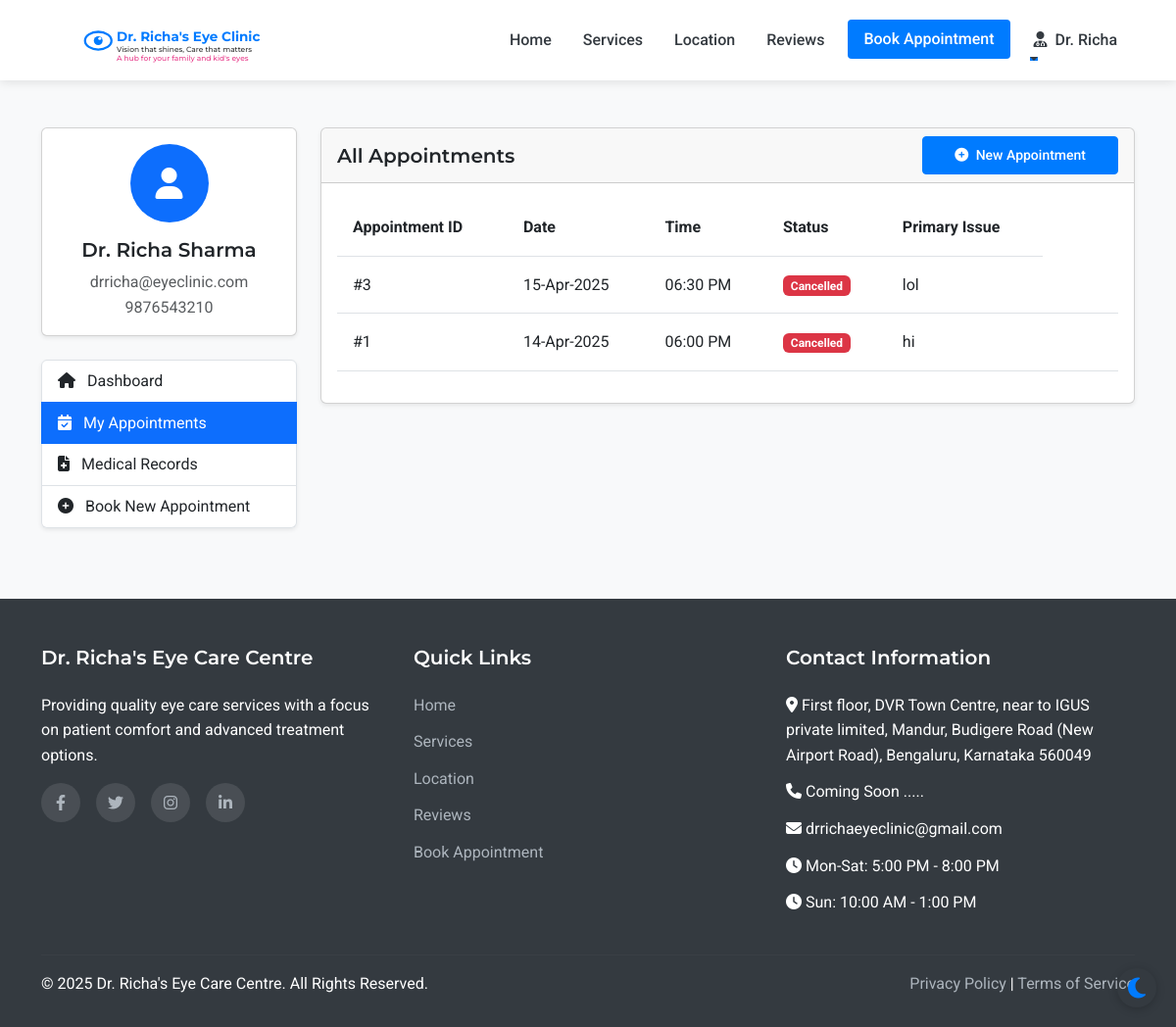
Before: /patient/appointments (signed in) with the older database file.
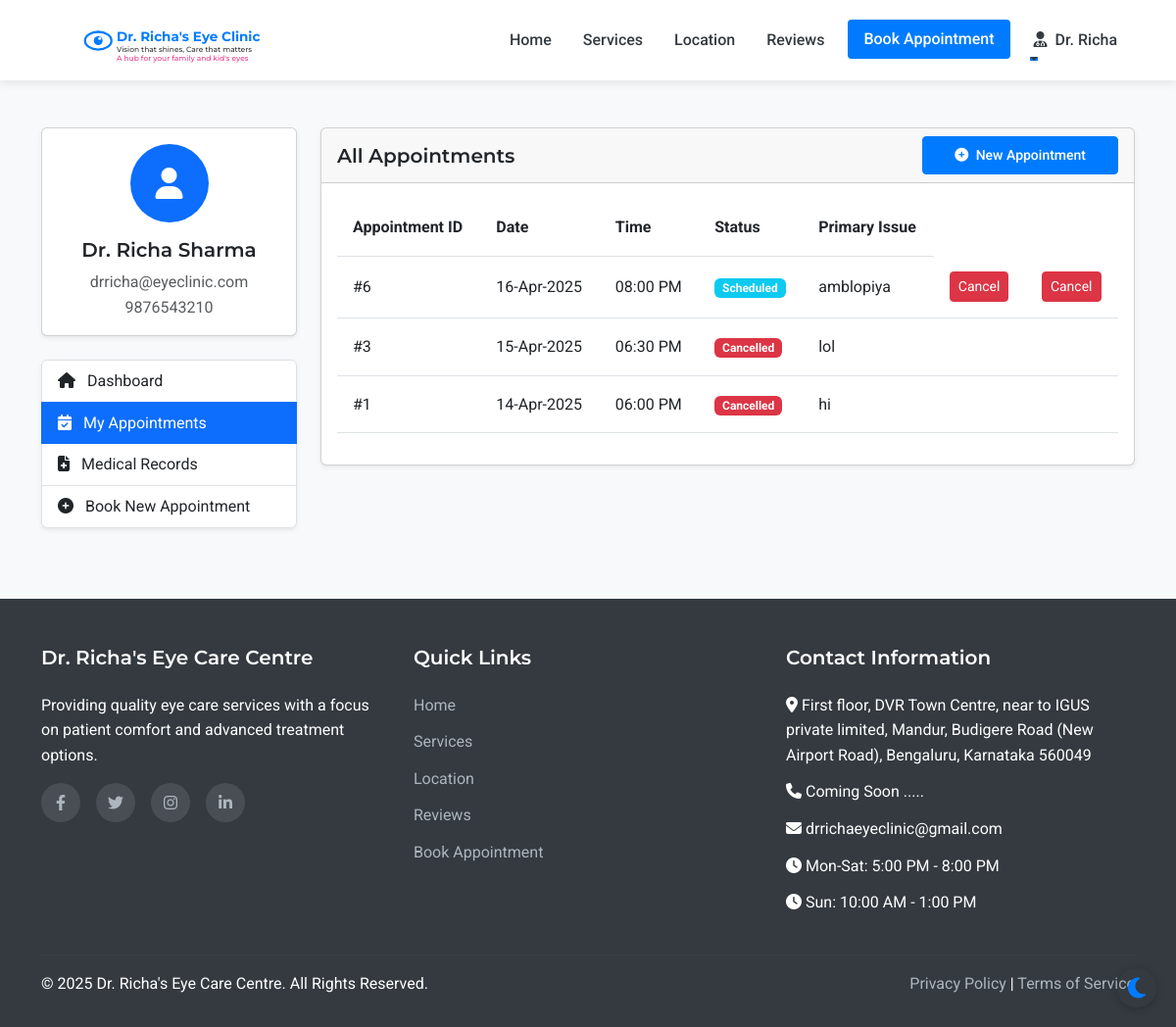
After: the same page with the newer database file.
### models.py (models this page shows, shortened)
class Appointment(db.Model):
    id = db.Column(db.Integer, primary_key=True)
    patient_id = db.Column(db.Integer, db.ForeignKey('patient.id'), nullable=False)
    appointment_date = db.Column(db.Date, nullable=False)
    appointment_time = db.Column(db.Time, nullable=False)
    primary_issue = db.Column(db.Text, nullable=True)
    referral_info = db.Column(db.String(255), nullable=True)
    status = db.Column(db.String(20), default='scheduled')  # scheduled, completed, cancelled
    created_at = db.Column(db.DateTime, default=datetime.utcnow)
    consultation_fee = db.Column(db.Float, nullable=False, default=500.0)
    payment_status = db.Column(db.String(20), default='pending')  # pending, paid

### routes.py (the view)
@app.route('/patient/appointments')
@login_required
def patient_appointments():
    appointments = Appointment.query.filter_by(patient_id=current_user.id).order_by(desc(Appointment.appointment_date)).all()
    return render_template('patient/appointments.html', appointments=appointments)

### app.py (called while the page is built)
@login_manager.user_loader
def load_user(user_id):
    from models import Doctor, Assistant, Admin, Patient
    try:
        if user_id.startswith('doctor_'):
            return Doctor.query.get(int(user_id.split('_')[1]))
        elif user_id.startswith('assistant_'):
            return Assistant.query.get(int(user_id.split('_')[1]))
        elif user_id.startswith('admin_'):
            return Admin.query.get(int(user_id.split('_')[1]))
        else:
            return Patient.query.get(int(user_id))
    except (ValueError, AttributeError):
        return None

### routes.py (called while the page is built)
@app.context_processor
def inject_now():
    return {'now': datetime.now()}

### templates/patient/appointments.html (shortened to what the changed rows need)
{% extends 'layout.html' %}
{% block content %}
<section class="py-5 bg-light">
    <div class="container">
        <div class="row">
            <div class="col-lg-9">
                <div class="card shadow-sm mb-4">
                    <div class="card-body">
                        {% if appointments %}
                            <div class="table-responsive">
                                <table class="table table-hover">
                                    <thead>
                                        <tr>
                                            <th>Appointment ID</th>
                                            <th>Date</th>
                                            <th>Time</th>
                                            <th>Status</th>
                                            <th>Primary Issue</th>
                                        </tr>
                                    </thead>
                                    <tbody>
                                        {% for appointment in appointments %}
                                            <tr>
                                                <td>#{{ appointment.id }}</td>
                                                <td>{{ appointment.appointment_date.strftime('%d-%b-%Y') }}</td>
                                                <td>{{ appointment.appointment_time.strftime('%I:%M %p') }}</td>
                                                <td>
                                                    {% if appointment.status == 'scheduled' %}
                                                        <span class="badge bg-info">Scheduled</span>
                                                    {% elif appointment.status == 'completed' %}
                                                        <span class="badge bg-success">Completed</span>
                                                    {% elif appointment.status == 'cancelled' %}
                                                        <span class="badge bg-danger">Cancelled</span>
                                                    {% else %}
                                                        <span class="badge bg-secondary">{{ appointment.status }}</span>
                                                    {% endif %}
                                                </td>
                                                <td>{{ appointment.primary_issue or 'Not specified' }}</td>
                                                <td>
                                                    {% if appointment.status == 'scheduled' %}
                                                        <form method="POST" action="{{ url_for('patient_cancel_appointment', appointment_id=appointment.id) }}" style="display: inline;">
                                                            <button type="submit" class="btn btn-sm btn-danger" onclick="return confirm('Are you sure you want to cancel this appointment?')">Cancel</button>
                                                        </form>
                                                    {% endif %}
                                                </td>
<td>
    {% if appointment.status == 'scheduled' %}
    <form method="POST" action="{{ url_for('patient_cancel_appointment', appointment_id=appointment.id) }}" style="display: inline;">
        <button type="submit" class="btn btn-sm btn-danger" onclick="return confirm('Are you sure you want to cancel this appointment?')">Cancel</button>
    </form>
    {% endif %}
</td>
                                            </tr>
                                        {% endfor %}
                                    </tbody>
                                </table>
                            </div>
                        {% else %}
                            <div class="text-center p-4">
                                <p class="text-muted mb-3">You don't have any appointments yet.</p>
                                <a href="{{ url_for('appointment') }}" class="btn btn-primary">Book Your First Appointment</a>
                            </div>
                        {% endif %}
                    </div>
                </div>
            </div>
        </div>
    </div>
</section>
{% endblock %}

Changed rows visible on the page:
added Appointment: id "6", appointment_date "16-Apr-2025", appointment_time "08:00 PM", status "Scheduled", primary_issue "amblopiya"
